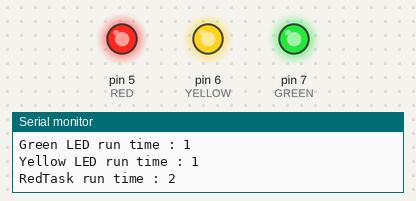
This sketch was run on a simulated Arduino Uno, built with avr-gcc and run on an emulated ATmega328P. On the bench: output pins drawn as LEDs (lit = HIGH), the last lines printed to the serial monitor.

Above: at 0.09 s.
At 0.69 s:
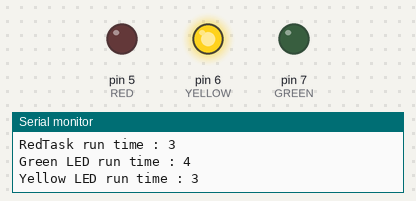
At 0.84 s:
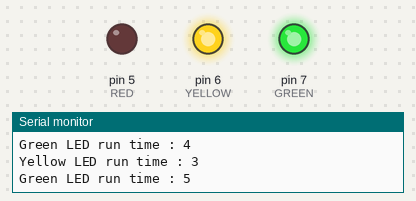
At 1.43 s:
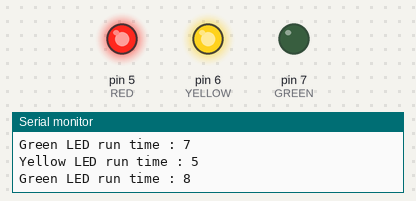
At 2.24 s:
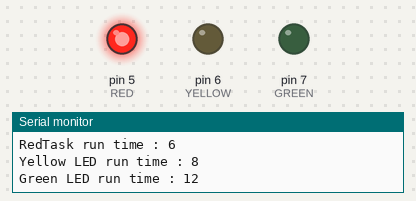
At 2.83 s:
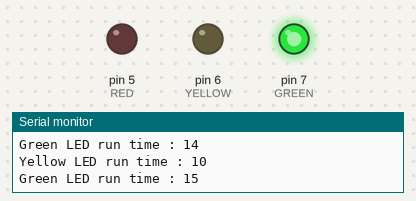
Timing chart, 0 to 3.1 s (numbered marks = the images above):
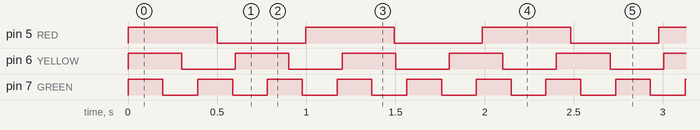

The sketch:

task_changing_priority.ino
```cpp
#include<Arduino_FreeRTOS.h>
#define GREEN 7
#define YELLOW 6
#define RED 5

typedef int TaskProfiler;

TaskProfiler GreenLedProfiler;
TaskProfiler YellowLedProfiler;
TaskProfiler RedLedProfiler;

TaskHandle_t green_Handle,yellow_Handle,red_Handle;

 void setup()
 {
  Serial.begin(9600);
  xTaskCreate(greenLedControllerTask, "Green Led Task",100,NULL,1,&green_Handle);
  xTaskCreate(yellowLedControllerTask, "Yellow Led Task",100,NULL,1,&yellow_Handle);
  xTaskCreate(redLedControllerTask, "Red Led Task",100,NULL,1,&red_Handle);

 }

void greenLedControllerTask(void *pvParameters)
{
  pinMode(GREEN,OUTPUT);
  while(1)
  {  GreenLedProfiler++;
     Serial.print("Green LED run time : ");
    Serial.println(GreenLedProfiler);
    digitalWrite(GREEN,digitalRead(GREEN)^1);
    vTaskDelay(200/portTICK_PERIOD_MS);
//    vTaskDelay(1000);
//   delay(300);
  }
}

void yellowLedControllerTask(void *pvParameters)
{

  pinMode(YELLOW,OUTPUT);
  while(1)
  {
    YellowLedProfiler++;
    Serial.print("Yellow LED run time : ");
    Serial.println(YellowLedProfiler);
    digitalWrite(YELLOW,digitalRead(YELLOW)^1);
    vTaskDelay(300/portTICK_PERIOD_MS);
   //vTaskDelay(1000);
//   delay(300);
  }
}

void redLedControllerTask(void *pvParameters)
{
  RedLedProfiler++;
  pinMode(RED,OUTPUT);
  while(1)
  {
    RedLedProfiler++;
  digitalWrite(RED,digitalRead(RED)^1);
  Serial.print("RedTask run time : ");
  Serial.println(RedLedProfiler);
   vTaskPrioritySet(NULL,2);
   vTaskDelay(500/portTICK_PERIOD_MS);
  //   vTaskDelay(1000);
//   delay(300);
  }
}

void loop()
{
}
```

Measured:
- by itself, pin 5 (RED): alternates HIGH for 0.50 s and LOW for 0.50 s
- by itself, pin 6 (YELLOW): alternates HIGH for 0.30 s and LOW for 0.30 s
- by itself, pin 7 (GREEN): alternates HIGH for 0.20 s and LOW for 0.20 s
